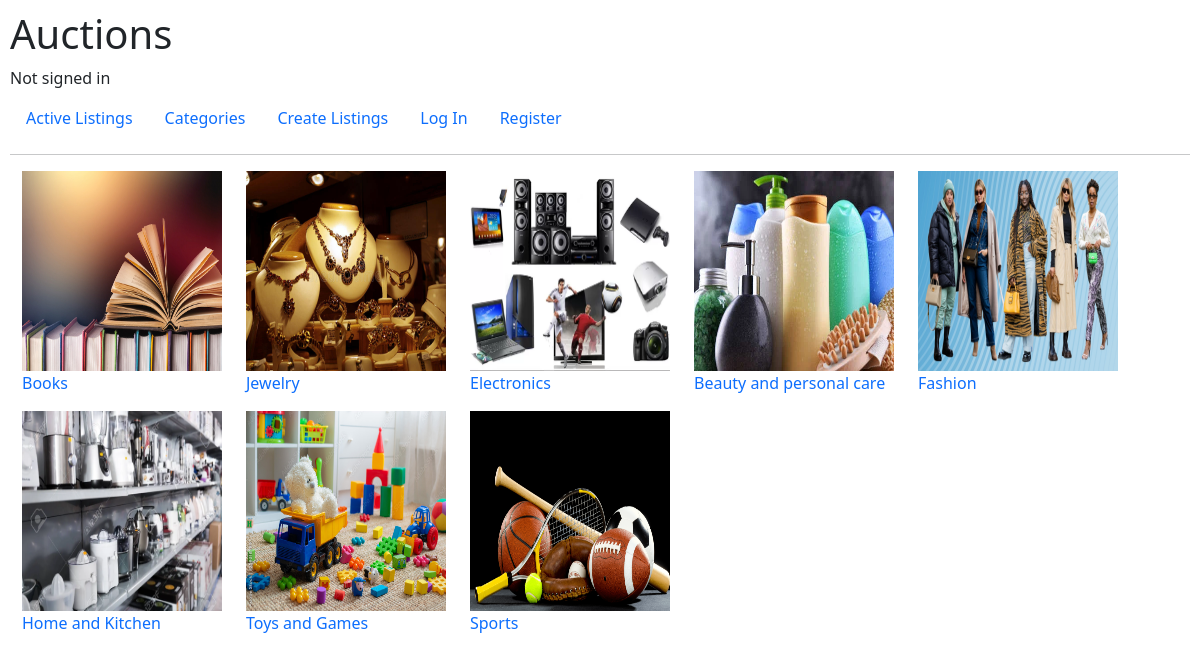
Page /categories on the earlier database version.
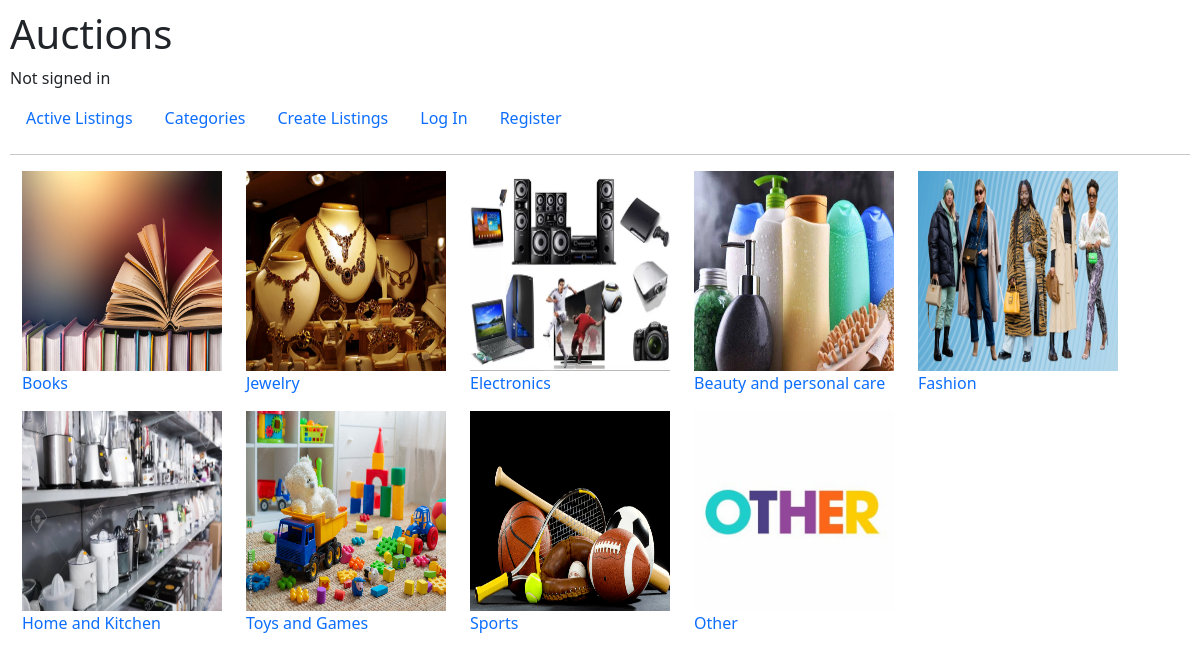
Same page on the later database version.
### auctions/models.py (models this page shows, shortened)
class Category(models.Model):
    title = models.CharField(max_length=255)
    code = models.CharField(max_length=255)

### auctions/views.py (the view)
# urls.py: path("categories", views.categories, name="categories"),
def categories(request):
    categories = Category.objects.all()
    return render(request, "auctions/categories.html", {'categories': categories})

### auctions/templates/auctions/categories.html (shortened to what this page needs)
{% extends "auctions/layout.html" %}
{% load static %}
{% block body %}
  <div class="d-flex flex-row flex-wrap">
    {% for category in categories %}
      <a class="text-decoration-none" href="{% url 'category' category.title %}">
        <div class="container">
          <div class="image">
            <img src="static/auctions/categoryimage/{{category.title}}.jpg" alt="{{category.title}}" width="200" height="200">
          </div>
          <div class="title">
            <p>{{ category.title }}</p>
          </div>
        </div>
      </a>
    {% endfor %}
  </div>
{% endblock body %}

Differences in the rows shown:
added Category: title (picture), title "Other"
